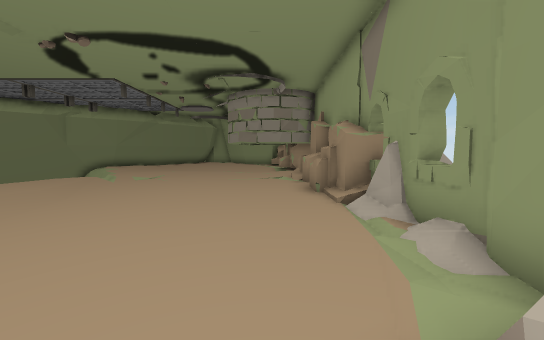
[1] (above)

14 first-person views from a walk through a Unity game level. The camera is 1.3 m above the floor, tilts 4° down and sees 90° across. Doors are open. The floor is counted in squares, 1 m on a side. Each view is taken from the middle of a square. On the plan, view 1 faces up. The plan holds only what a view shows up to about 13 squares ahead; the rest is blank. The place goes on beyond the plan. The player character is not drawn.

[2]
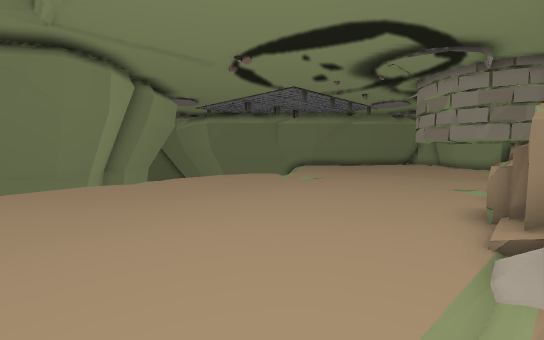

[3]
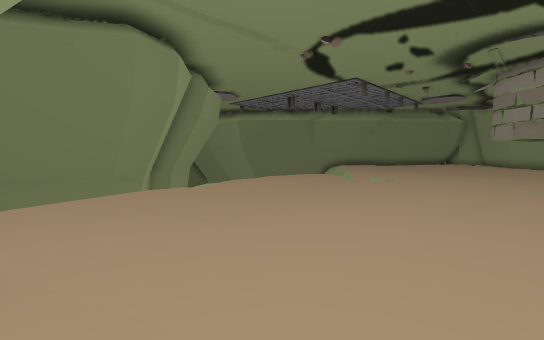

[4]
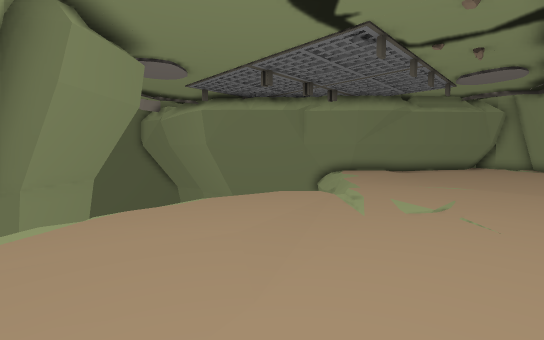

[5]
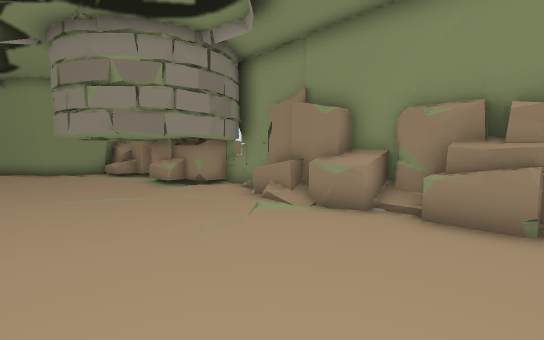

[6]
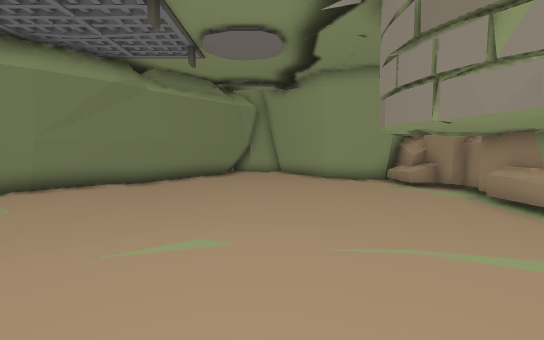

[7]
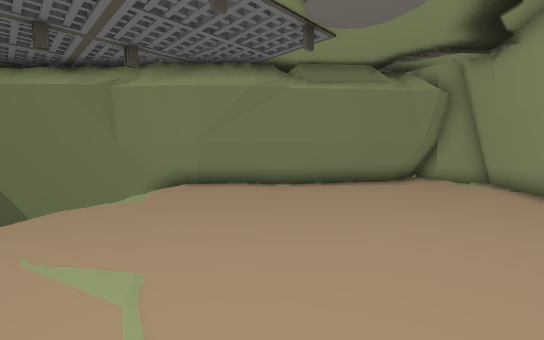

[8]
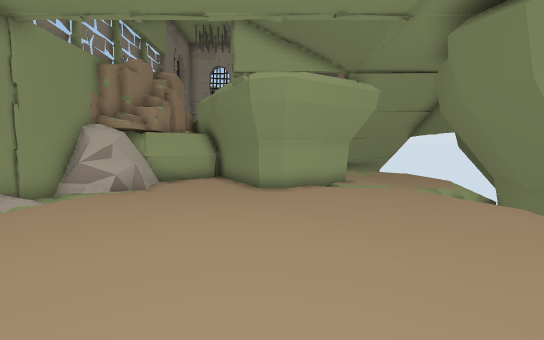

[9]
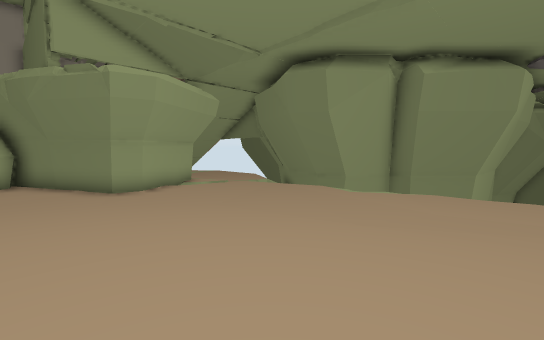

[10]
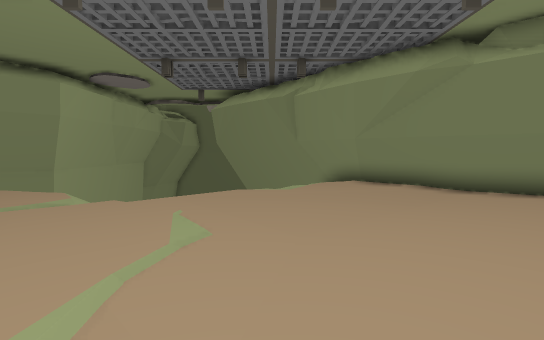

[11]
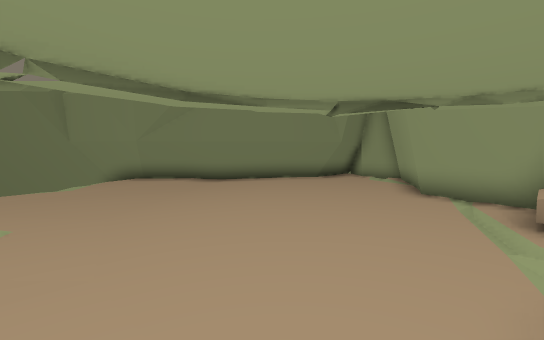

[12]
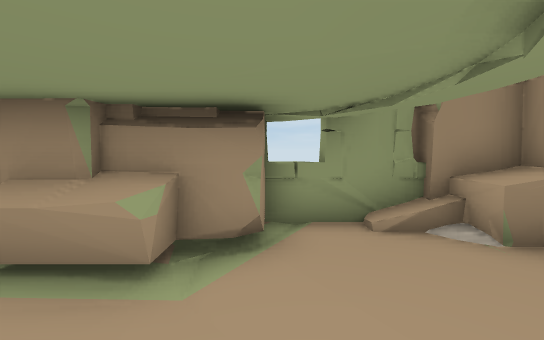

[13]
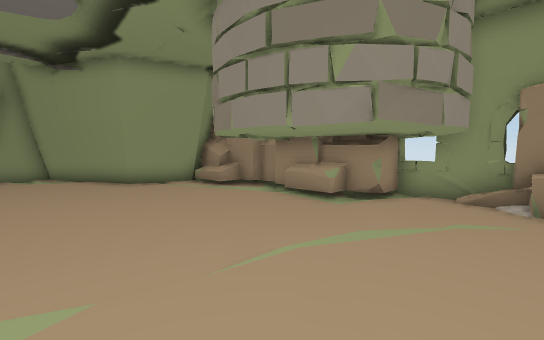

[14]
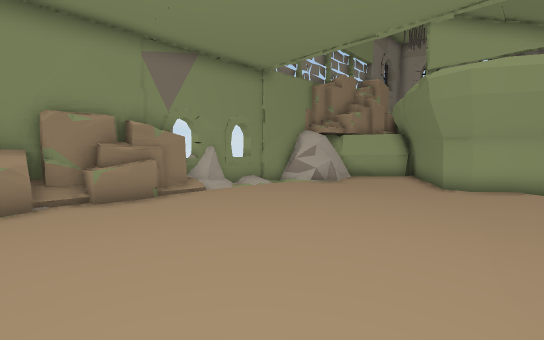

### Floor plan
Key: @ floor where view 1 was taken; # wall or solid block; . main floor; - floor 0.25 m lower than the main floor; / step, stairs or slope; D open door; = window, fence, low wall or low ledge; ^ raised ledge; v drop or lower ground; O other object.
Columns run from 16 left of view 1 to 4 right of it. Each row starts with its distance up from view 1.
 30          ####
 29          #..#
 28          #..##
 27         ##...#
 26        ##....##
 25       ##......####
 24      ##.........O#
 23     ###.........O#
 22     ##...........#
 21   ###............#
 20  ##/..........#.##
 19 ##v /............##
 18 #    /..........D##
 17 v    v............##
 16       v.........####
 15        v........../#
 14         ..........^#
 13        //....... /##
 12       /........../##
 11       /...........^#
 10       ............##
  9 vvv   ............^#
  8 ###v  ............##
  7   ##v /...........^#
  6    ## /...........##=
  5    ####.........../#=
  4      ##.........../^
  3      ###........../#
  2      ## ........../#
  1      # v.........###
  0     ##== /.##...@#
 -1       .. #####...#
 -2      .--     ##.##
 -3      --       ###

Positions as (right, up) in squares from view 1, and headings:
1: (0, 0), facing up
2: (2, 2), facing up-left
3: (-1, 1), facing up-left
4: (-4, 6), facing up-left
5: (-4, 8), facing up-right
6: (-5, 13), facing up
7: (-3, 16), facing up-left
8: (-4, 10), facing down
9: (-1, 10), facing down-left
10: (-2, 18), facing left
11: (0, 17), facing up-left
12: (-2, 17), facing right
13: (-6, 14), facing up-right
14: (-6, 11), facing down-right
